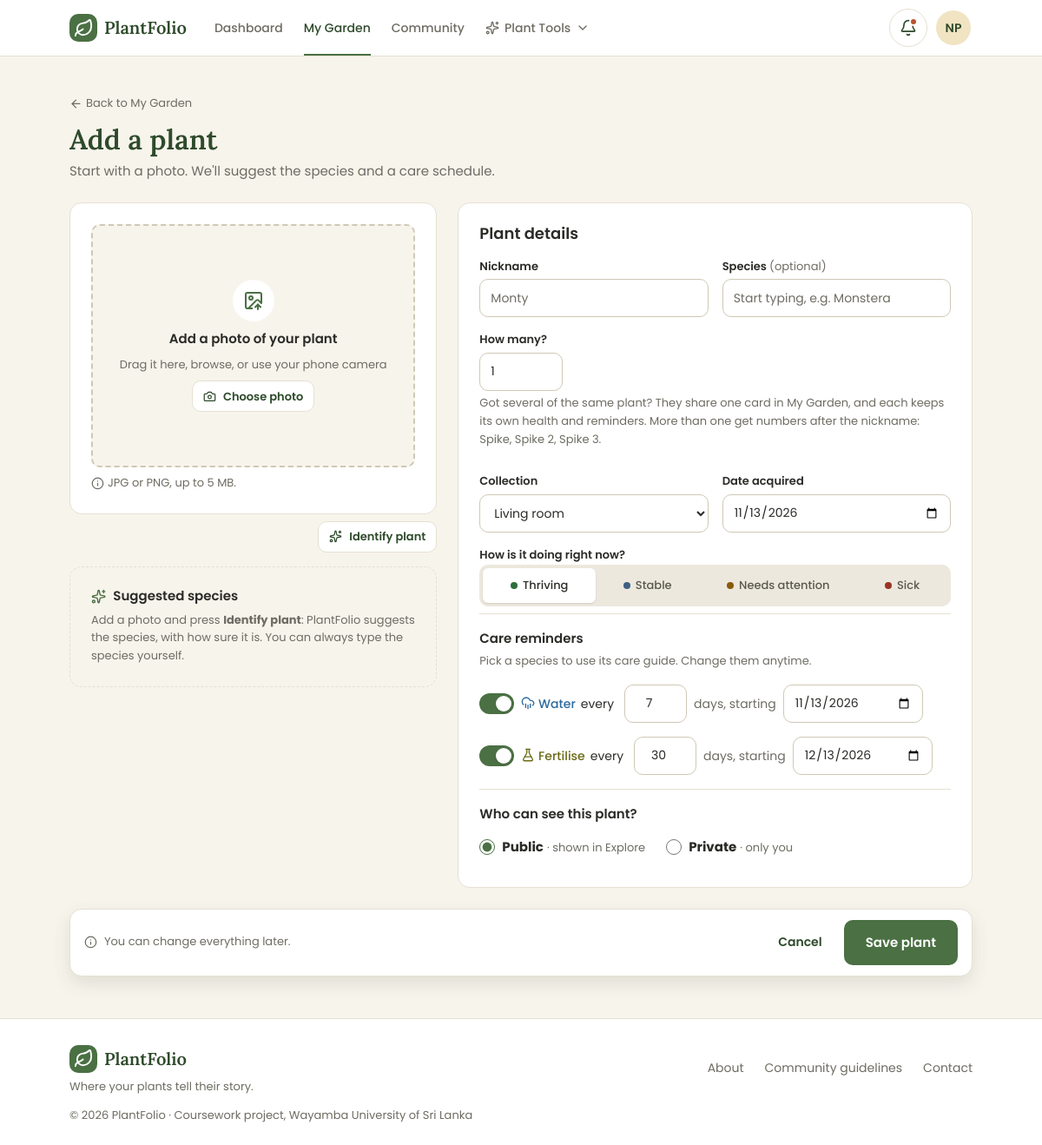
The page /public/plant-form.php (signed in) on the database its author committed.
### tables this page shows
CREATE TABLE users (
    id                  INT UNSIGNED     NOT NULL AUTO_INCREMENT,
    username            VARCHAR(30)      NOT NULL,
    full_name           VARCHAR(100)     NOT NULL,
    email               VARCHAR(255)     NOT NULL,
    phone               VARCHAR(20)      NULL DEFAULT NULL,
    password_hash       VARCHAR(255)     NOT NULL,
    bio                 VARCHAR(500)     NULL DEFAULT NULL,
    town_id             INT UNSIGNED     NULL DEFAULT NULL,
    km_from_town        TINYINT UNSIGNED NULL DEFAULT NULL,
    avatar              VARCHAR(255)     NULL DEFAULT NULL,
    new_plants_public   TINYINT(1)       NOT NULL DEFAULT 1,
    dashboard_reminders TINYINT(1)       NOT NULL DEFAULT 1,
    email_reminders     TINYINT(1)       NOT NULL DEFAULT 0,
    failed_logins       TINYINT UNSIGNED NOT NULL DEFAULT 0,
    locked_until        DATETIME         NULL DEFAULT NULL,
    created_at          DATETIME         NOT NULL DEFAULT CURRENT_TIMESTAMP,
    PRIMARY KEY (id),
    UNIQUE KEY uq_users_username (username),
    UNIQUE KEY uq_users_email (email),
    KEY idx_users_town (town_id),
    CONSTRAINT chk_users_km CHECK (km_from_town BETWEEN 0 AND 30),
     
    CONSTRAINT fk_users_town FOREIGN KEY (town_id) REFERENCES towns (id) ON DELETE RESTRICT
);

CREATE TABLE plants (
    id             INT UNSIGNED NOT NULL AUTO_INCREMENT,
    user_id        INT UNSIGNED NOT NULL,
    collection_id  INT UNSIGNED NULL DEFAULT NULL,
    species_id     INT UNSIGNED NULL DEFAULT NULL,
    custom_species VARCHAR(150) NULL DEFAULT NULL,    
    nickname       VARCHAR(60)  NOT NULL,
    photo          VARCHAR(255) NULL DEFAULT NULL,
    acquired_on    DATE         NULL DEFAULT NULL,
    health_status  ENUM('thriving','stable','needs_attention','sick') NOT NULL DEFAULT 'stable',
    is_public      TINYINT(1)   NOT NULL DEFAULT 1,
    created_at     DATETIME     NOT NULL DEFAULT CURRENT_TIMESTAMP,
    PRIMARY KEY (id),
    KEY idx_plants_user (user_id),
    KEY idx_plants_collection (collection_id),
    KEY idx_plants_species (species_id),
    KEY idx_plants_health (health_status),
    KEY idx_plants_public (is_public),
    CONSTRAINT fk_plants_user       FOREIGN KEY (user_id)       REFERENCES users (id)         ON DELETE CASCADE,
     
    CONSTRAINT fk_plants_collection FOREIGN KEY (collection_id) REFERENCES collections (id)   ON DELETE SET NULL,
    CONSTRAINT fk_plants_species    FOREIGN KEY (species_id)    REFERENCES plant_species (id) ON DELETE SET NULL
);

### public/plant-form.php (the view, shortened to what the rows shown need)
<?php
require_once __DIR__ . '/../includes/helpers.php';
require_once __DIR__ . '/../includes/mock-data.php';
$plant    = null;
        ?>
        <?php
$is_edit = $plant !== null;
$from_result = !$is_edit && ctype_digit(get_text('prediction'))
    ? get_prediction($current_user['id'], (int) get_text('prediction'), 'species') : null;
$reminder_values = [
    'water'     => ['enabled' => true, 'interval_days' => 7,  'start' => date('Y-m-d')],
    'fertilise' => ['enabled' => true, 'interval_days' => 30, 'start' => date('Y-m-d', strtotime('+30 days'))],
];
$identify_failed = !$is_edit && get_text('identify') === 'offline' && isset($_SESSION['plant_form_photo']);
$ai            = null;
$from_identify = $from_result;
$plant_url   = $is_edit ? url('plant.php?id=' . $plant['id']) : null;
if ($is_edit) {
    $form_action = url('plant-form.php?id=' . $plant['id']);
} elseif ($from_identify) {
    $form_action = url($ai_base . '&pick=' . $pick);
} else {
    $form_action = url('plant-form.php' . ($identify_failed ? '?identify=offline' : ''));
}
$page_title      = $is_edit ? 'Edit ' . $plant['nickname'] : 'Add a plant';
include __DIR__ . '/../includes/header.php';
?>
<div class="container page">
  <?php if ($is_edit): ?>
    <a class="back-link" href="<?= e($plant_url) ?>"><?= icon('arrow-left') ?> Back to <?= e($plant['nickname']) ?></a>
    <h1 class="form-title"><?= e($page_title) ?></h1>
    <p class="form-intro">Change the details, photo, collection or who can see it.</p>
  <?php else: ?>
    <h1 class="form-title"><?= e($page_title) ?></h1>
  <?php endif; ?>
  <form class="plant-form" method="post" action="<?= e($form_action) ?>" enctype="multipart/form-data">
    <div class="plant-form-grid">
      <div class="plant-form-side">
        <?php if ($ai): ?>
          <section class="form-card ai-card" aria-labelledby="ai-title">
            <h2 class="ai-title" id="ai-title"><?= icon('sparkles') ?> Suggested species</h2>
            <?php if ($is_unsure): ?>
              <p class="alert alert-warning ai-unsure"><?= icon('info') ?> <span><strong>Not sure.</strong> The photo did not match any species clearly. Choose the species yourself, or try a sharper photo in daylight.</span></p>
            <?php endif; ?>
            <ul class="ai-list">
              <?php foreach ($ai['predictions'] as $number => $prediction): ?>
                <?php
                $known     = $species_by_name[$prediction['label']] ?? null;
                $is_top    = $number === 0 && !$is_unsure;
                $is_chosen = $number === $applied;
                $percent   = round($prediction['confidence'] * 100);
                ?>
                <li class="ai-option<?= $is_top ? ' ai-option-top' : '' ?>">
                  <div class="ai-option-head">
                    <span>
                      <span class="scientific-name ai-option-name"><?= e($prediction['label']) ?></span>
                      <?php if ($known): ?><span class="text-small"><?= e($known['common_name']) ?></span><?php endif; ?>
                    </span>
                    <?php if ($is_chosen): ?>
                      <span class="btn btn-primary btn-sm ai-applied"><?= icon('check') ?> Applied</span>
                    <?php else: ?>
                      <a class="btn btn-ghost btn-sm" href="<?= e($ai_url($number)) ?>">Use<span class="visually-hidden"> <?= e($prediction['label']) ?></span></a>
                    <?php endif; ?>
                  </div>
                  <?php if ($is_top): ?>
                    <?php partial('confidence-meter', ['prediction' => $prediction]); ?>
                  <?php else: ?>
                    <div class="confidence-row ai-option-meter">
                      <div class="meter" aria-hidden="true"><span class="meter-fill" style="width: <?= e($percent) ?>%"></span></div>
                      <span class="confidence-value"><?= e($percent) ?>%</span>
                    </div>
                  <?php endif; ?>
                </li>
              <?php endforeach; ?>
            </ul>
            <a class="ai-manual" href="<?= e($ai_url('none')) ?>#species">None of these? Choose the species manually</a>
          </section>
        <?php elseif (!$is_edit): ?>
          <section class="form-card ai-card ai-card-waiting" aria-labelledby="ai-title">
            <h2 class="ai-title" id="ai-title"><?= icon('sparkles') ?> Suggested species</h2>
          </section>
        <?php endif; ?>
      </div>
      <section class="form-card plant-form-main" aria-labelledby="details-title">
        <h2 class="form-card-title" id="details-title">Plant details</h2>
        <?php if (!$is_edit): ?>
        <div class="form-section" id="reminders">
        <fieldset class="form-fieldset">
          <?php foreach ($reminder_values as $task => $reminder): ?>
            <div class="reminder-row">
              <label class="toggle">
                <input type="checkbox" name="<?= e($task) ?>_enabled" value="1"<?= $reminder['enabled'] ? ' checked' : '' ?>>
                <span class="reminder-task"><?= task_name($task) ?> every</span>
              </label>
              <span class="reminder-when">
                <input class="input input-days" type="number" id="<?= e($task) ?>-interval" name="<?= e($task) ?>_interval"
                       value="<?= e($reminder['interval_days']) ?>" min="1" max="365" inputmode="numeric">
                <span>days, starting</span>
                <input class="input input-date" type="date" id="<?= e($task) ?>-start" name="<?= e($task) ?>_start" value="<?= e($reminder['start']) ?>">
              </span>
            </div>
          <?php endforeach; ?>
        </fieldset>
        </div>
        <?php endif; ?>
      </section>
    </div>
  </form>
</div>
<?php include __DIR__ . '/../includes/footer.php'; ?>

### partials/avatar.php
<?php
$avatar_class = 'avatar' . (isset($size) ? ' avatar-' . $size : '');
?>
<?php if (!empty($member['avatar'])): ?>
  <img class="<?= e($avatar_class) ?>" src="<?= e(photo_url($member['avatar'])) ?>" alt="">
<?php else: ?>
  <span class="<?= e($avatar_class) ?> avatar-tint-<?= e(avatar_tint($member['username'])) ?>" aria-hidden="true"><?= e(initials($member['full_name'])) ?></span>
<?php endif; ?>

### includes/helpers.php (shortened to what the rows shown need)
<?php
function e($value)
{
    return htmlspecialchars((string) $value, ENT_QUOTES | ENT_SUBSTITUTE, 'UTF-8');
}
function config($key)
{
    static $config = null;
    if ($config === null) {
        $file   = __DIR__ . '/../config/config.php';
        $config = require (is_file($file) ? $file : __DIR__ . '/../config/config.example.php');
    }
    return $config[$key] ?? null;
}
function url($path = '')
{
    return rtrim(config('base_url'), '/') . '/' . ltrim($path, '/');
}
function get_text($name)
{
    $value = $_GET[$name] ?? null;
    return (is_string($value) && mb_check_encoding($value, 'UTF-8')) ? $value : '';
}
function icon($name)
{
    $file = __DIR__ . '/../public/assets/img/icons/' . $name . '.svg';
    $svg = file_get_contents($file);
    $svg = preg_replace('/\s*/s', '', $svg);
    return preg_replace('/class="[^"]*"/', 'class="icon" aria-hidden="true"', $svg, 1);
}
function partial($partial_name, array $partial_data = [])
{
    extract($partial_data);
    include __DIR__ . '/../partials/' . $partial_name . '.php';
}
function initials($full_name)
{
    $words = preg_split('/\s+/', trim($full_name));
    $first = mb_substr($words[0], 0, 1);
    $last  = count($words) > 1 ? mb_substr(end($words), 0, 1) : '';
    return mb_strtoupper($first . $last);
}
function avatar_tint($username)
{
    return crc32($username) % 4 + 1;
}
function task_label($task)
{
    $labels = [
        'water'     => 'Water',
        'fertilise' => 'Fertilise',
        'mist'      => 'Mist',
        'rotate'    => 'Rotate',
        'prune'     => 'Prune',
        'repot'     => 'Repot',
        'recheck'   => 'Re-check',
    ];
    return $labels[$task] ?? ucfirst($task);
}
function task_icon($task)
{
    $icons = [
        'water'     => 'cloud-rain',
        'fertilise' => 'flask-conical',
        'mist'      => 'spray-can',
        'rotate'    => 'rotate-cw',
        'prune'     => 'scissors',
        'repot'     => 'shovel',
        'recheck'   => 'stethoscope',
    ];
    return $icons[$task] ?? 'calendar';
}
function task_name($task)
{
    return '<span class="task task-' . e($task) . '">' . icon(task_icon($task)) . ' ' . e(task_label($task)) . '</span>';
}

### rows shown on the page
users: full_name "NP"
plants: task "Water", water_interval "7", start "11/13/2026"

### other values the page prints
$link['label'] "Dashboard"
$link['label'] "My Garden"
$link['label'] "Community"
$page_title "Add a plant"
health_label($option) "Thriving"
health_label($option) "Stable"
health_label($option) "Needs attention"
health_label($option) "Sick"
$reminder_source "Pick a species to use its care guide. Change them anytime."
task_label($task) "Fertilise"
$link['label'] "About"
$link['label'] "Community guidelines"
$link['label'] "Contact"
form field collection_id "Living room"
